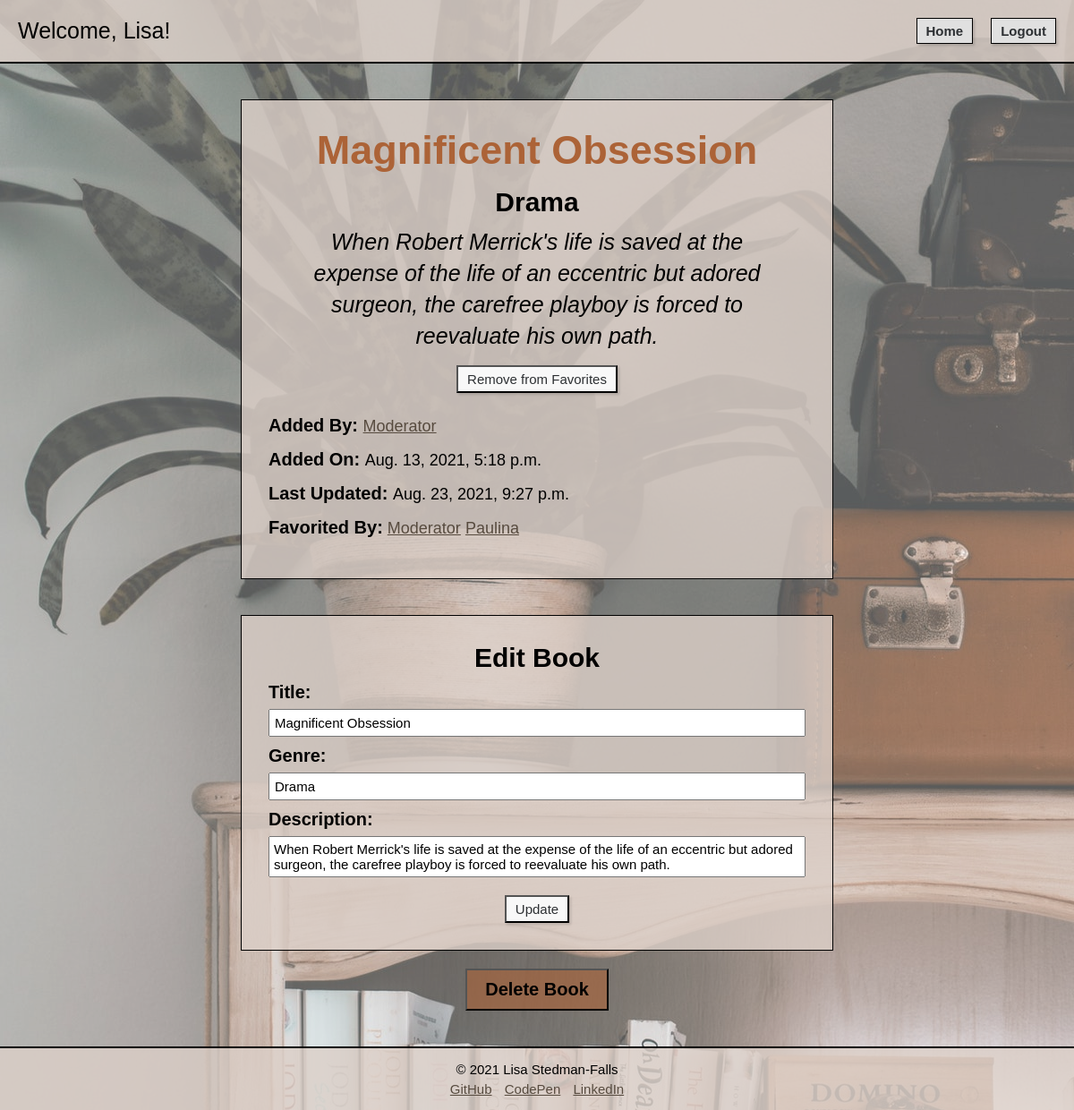
The app's page /book/1 (signed in), older data.
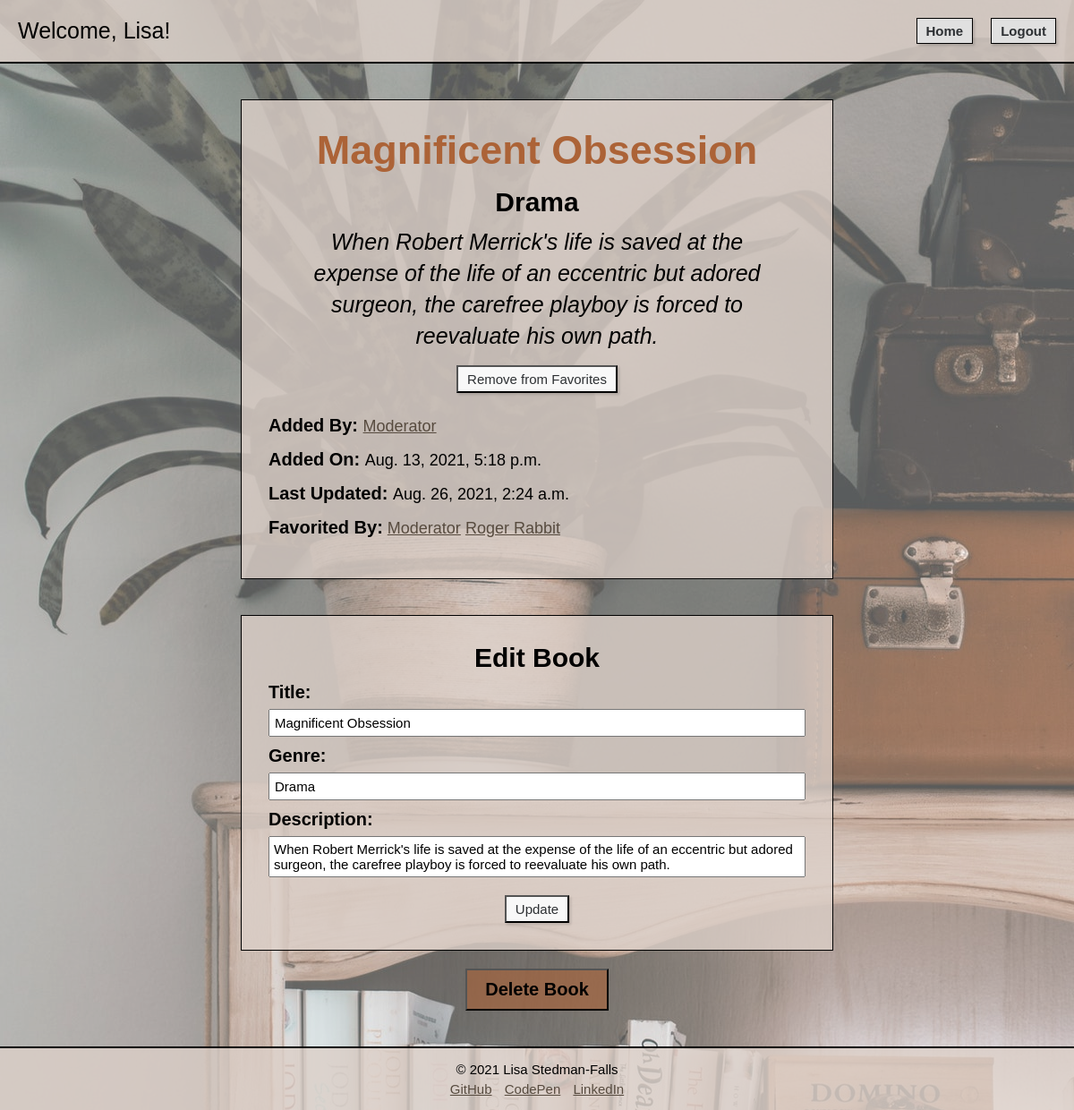
The same page, newer data.
### login_registration_app/models.py (models this page shows, shortened)
class User(models.Model):
    first_name = models.CharField(max_length=255)
    last_name = models.CharField(max_length=255)
    username = models.CharField(max_length=20, default="")
    email = models.CharField(max_length=255)
    password = models.CharField(max_length=255)
    bio = models.TextField(default="")
    created_at = models.DateTimeField(auto_now_add=True)
    updated_at = models.DateTimeField(auto_now=True)
    objects = UserManager()

### books_app/models.py (models this page shows, shortened)
class Book(models.Model):
    title = models.CharField(max_length=255)
    description = models.TextField()
    genre = models.CharField(max_length=255)
    uploaded_by = models.ForeignKey(User, related_name = "books_uploaded", on_delete = models.CASCADE)
    favorited_by = models.ManyToManyField(User, related_name = "books_favorited")
    created_at = models.DateTimeField(auto_now_add=True)
    updated_at = models.DateTimeField(auto_now=True)
    objects = BookManager()

### books_app/views.py (the view)
# urls.py: path('<int:book_id>', views.view_book), #GET request to display a specific object's info
def view_book(request, book_id): #GET REQUEST
    this_book = Book.objects.get(id = book_id)
    this_user = User.objects.get(id = request.session["user_id"])
    admin = User.objects.get(id = 1)
    context = {
        "this_user": this_user,
        "a_book": this_book,
        "favorited_by": this_book.favorited_by.all(),
        "user_who_uploaded":this_book.uploaded_by,
        "admin": admin,
    }
    return render(request, "book_page.html", context)

### books_app/templates/book_page.html (shortened to what this page needs)
<!DOCTYPE html>
<html lang="en-US">
<head>
    {% load static %}
    <link rel="stylesheet" href="{% static 'book_page.css' %}">
</head>
<body>
    <div id="container">
        <nav>
            <p>Welcome, {{this_user.first_name}}!</p>
            <div id="nav_actions">
                <a href="/book">Home</a>
                <form action="/logout" method="POST">
                    <button type="submit">Logout</button>
                </form>
            </div>
        </nav>
        <div id="wrapper">
            <div id="books">
                <h1>{{a_book.title}}</h1>
                <h2>{{a_book.genre}}</h2>
                <p>{{a_book.description}}</p>
                {% if this_user in favorited_by %}
                <form action="{{a_book.id}}/unfavorite_bookpage" method="POST">
                    <button type="submit">Remove from Favorites</button>
                </form>
                {% else %}
                <form action="{{a_book.id}}/favorite_bookpage" method="POST">
                {% csrf_token %}
                    <button type="submit">Add to Favorites</button>
                </form>
                {% endif %}
                <div id="book_info">
                    <p><span class="label">Added By: </span>
                        <a href="user/{{a_book.uploaded_by.id}}">{{a_book.uploaded_by.username}}</a>
                    </p>
                    <p><span class="label">Added On: </span>{{a_book.created_at}}</p>
                    <p><span class="label">Last Updated: </span>{{a_book.updated_at}}</p>
                    <p><span class="label">Favorited By:</span>
                    {% for user in favorited_by %}
                    <a href="user/{{user.id}}">{{user.username}}</a>
                    {% endfor %}
                    </p>
                </div>
            </div>
            {% if this_user.id == user_who_uploaded.id %}
            <div id="edit">
                <h2>Edit Book</h2>
                <form action="{{a_book.id}}/update_book" method="POST">
                    <label class="label" for="title">Title: </label>
                    <input name="title" type="text" value="{{a_book.title}}">
                    <label class="label" for="genre">Genre: </label>
                    <input name="genre" type="text" value="{{a_book.genre}}">
                    <label class="label" for="description">Description: </label>
                    <textarea name="description">{{a_book.description}}</textarea>
                    <button type="submit">Update</button>
                </form>
            </div>
                <div id="delete">
                    <form action="{{a_book.id}}/destroy_book" method="POST">
                        <button type="submit">Delete Book</button>
                    </form>
                </div>
            {% endif %}
        </div>
        <footer>
            <p>&#169; 2021 Lisa Stedman-Falls</p>
            <a href="https://github.com/Lstedmanfalls/" target="_blank">GitHub</a>
            <a href="https://codepen.io/lstedmanfalls" target="_blank">CodePen</a>
            <a href="https://www.linkedin.com/in/lstedmanfalls/" target="_blank">LinkedIn</a>
        </footer>
    </div>
</body>
</html>

### books_app/static/book_page.css (style rules this page uses)
* { margin:0; padding:0; }
body { height:100%; }
html { font-family:Verdana, Tahoma, sans-serif; font-size:10px; }
#container { position:relative; min-height:100vh; display: flex; flex-direction:column; }
#container::after { content:""; background-image:url("books.jpg"); opacity:.7; top:0; left:0; bottom:0; right:0; position:absolute; z-index:-1; }
nav { display: flex; width:100%; justify-content: space-between; align-items:center; background-color: rgba(220, 208, 201, .8); padding:2rem 0; border-bottom:.2rem solid black; }
nav p { font-size:2.5rem; padding-left:2rem; }
#nav_actions { display: flex; justify-content: space-between; padding-right:2rem; }
nav a { margin-right:2rem; }
nav a, nav button { font-size:1.5rem; font-weight: bold; padding:.5rem 1rem; box-shadow:rgba(0, 0, 0, 0.15) 1.95px 1.95px 2.6px; color:#2D3033; background-color:#E0E0E0; text-decoration: none; border:.1rem solid black; }
#wrapper { display: flex; flex:1 0 auto; flex-direction: column; align-items: center; padding-top:4rem; padding-bottom:4rem; }
#books, #edit { background-color:rgba(220, 208, 201, .8); border:1px solid black; width:50%; padding:3rem 3rem 3rem 3rem; display: flex; flex-direction: column; }
#books { margin-bottom:4rem; }
h1 { font-size:4.5rem; padding-bottom:1.5rem; text-align: center; color:#ac6337; }
h2 { font-size:3rem; font-weight: bold; text-align: center; padding-bottom: 1rem; }
#books > p:nth-child(3) { font-size: 2.5rem; font-weight: normal; text-align: center; line-height: 1.4; padding:0 3rem; font-style: italic; }
#books form { align-self:center; padding-top:1.5rem; }
#books button, #edit button { padding:.5rem 1rem; font-size:1.5rem; box-shadow:rgba(0, 0, 0, 0.15) 1.95px 1.95px 2.6px; color:#2D3033; background-color:#F8F8F8; }
#book_info { padding-top:2.5rem; }
.label { font-size:2rem; font-weight: bold; align-self: flex-start; }
#book_info p { font-size:1.8rem; padding-bottom:1.5rem; }
#book_info a { color:#574b3f; }
#edit { display: flex; flex-direction: column; align-items: center; margin-bottom:2rem; }
#edit > form { display: flex; flex-direction: column; width:100%; }
#edit label { padding-bottom:.7rem; }
#edit input, textarea { font-size:1.5rem; font-family: Arial, Helvetica, sans-serif; padding:.5rem; margin-bottom:1rem; }
#edit button { align-self: center; }
#delete form { display: flex; flex-direction: column; align-items: center; }
#delete button { background-color:rgba(172, 99, 55, .6); font-weight: bold; font-size:2rem; align-self: center; padding:1rem 2rem; }
textarea { margin-bottom:2rem; resize:none; overflow-x: auto; overflow-y: none; }
footer { text-align: center; font-size:1.5rem; padding:1.5rem; background-color: rgba(220, 208, 201, .8); border-top:.2rem solid black; }
footer p { padding-bottom: .5rem; }
footer a { color:#574b3f; padding:0 .5rem; }

Row changes from the older to the newer data that the page shows:
changed Book "Magnificent Obsession": updated_at "Aug. 23, 2021, 9:27 p.m." → "Aug. 26, 2021, 2:24 a.m."
changed User: username "Paulina" → "Roger Rabbit"
